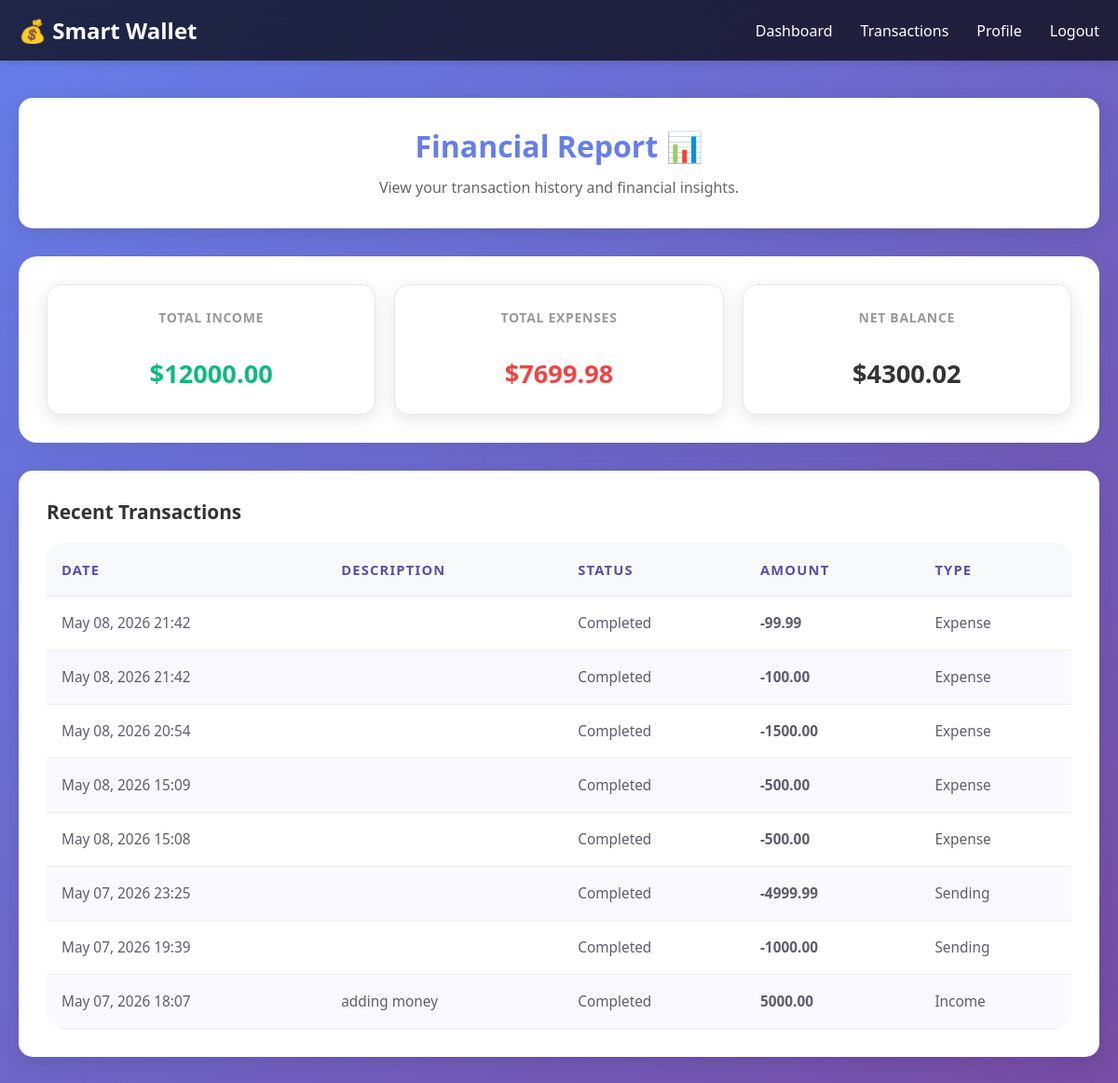
The app's page /user/view_report/ (signed in), older data.
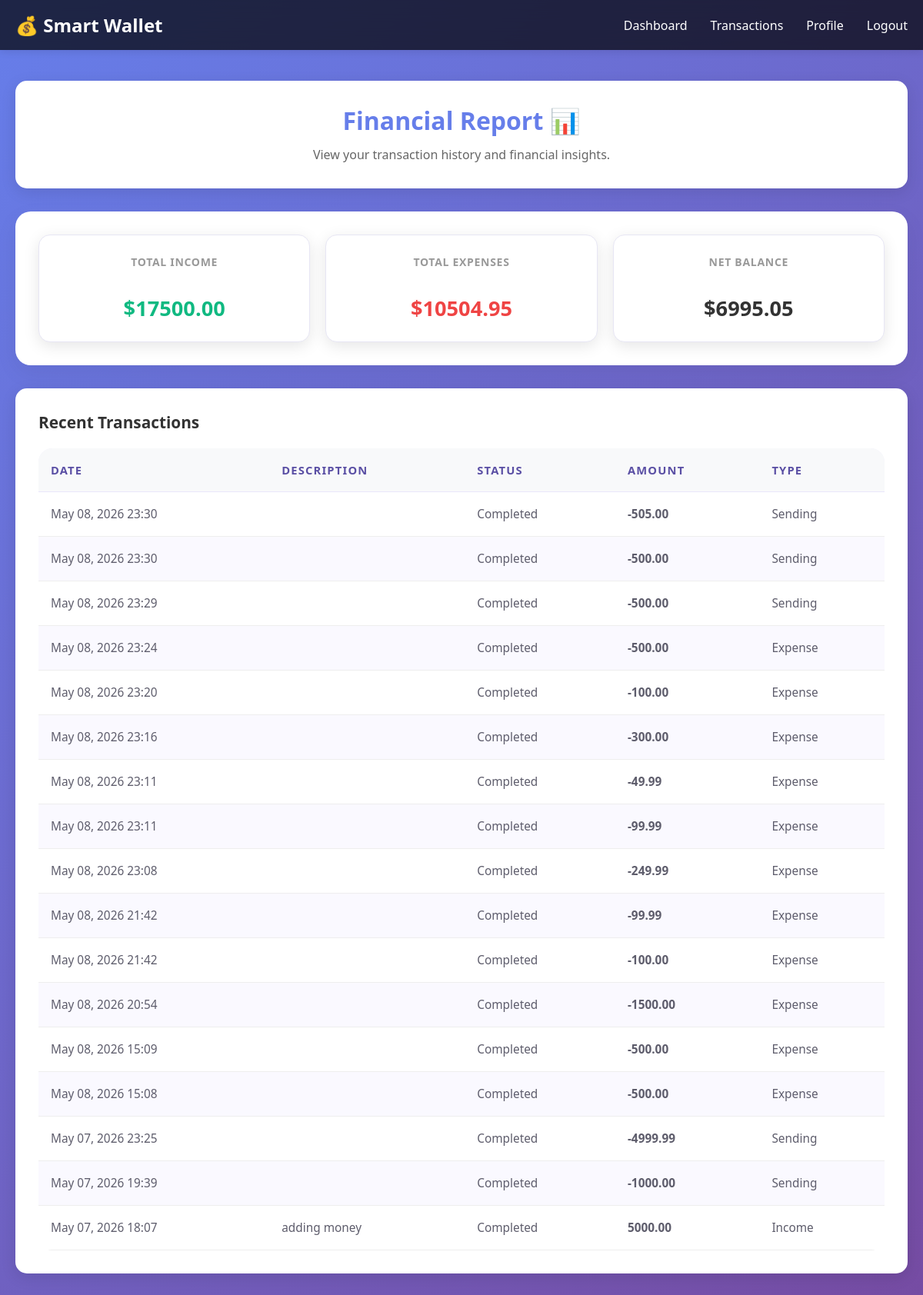
The same page, newer data.
### user/models.py (models this page shows, shortened)
class WalletUser(AbstractUser):
    email = models.EmailField(unique=True)

### transactions/models.py (models this page shows, shortened)
class Transaction(models.Model):
    TYPE_CHOICES = [
        ('income' , 'Income'),
        ('expense', 'Expense'),
        ('saving' , 'Saving'),
        ('send'   , 'Sending')
    ]
    reciever = models.ForeignKey('user.Wallet',
        on_delete=models.CASCADE,
        null = True,
        blank = True)
    fee = models.DecimalField(max_digits=10,decimal_places=2,default=0)
    wallet = models.ForeignKey('user.Wallet', on_delete=models.CASCADE, related_name='transactions')
    amount = models.DecimalField(max_digits=10, decimal_places=2)
    type = models.CharField(max_length=10, choices=TYPE_CHOICES)
    date = models.DateTimeField(auto_now_add=True)
    description = models.TextField(null=True, blank=True)
    budget = models.ForeignKey(
    'Budget',
    on_delete=models.CASCADE,
    related_name='transactions',
    null=True,
    blank=True
    )
    saving_goals = models.ForeignKey('SavingGoals'
        ,on_delete=models.CASCADE
        ,related_name='transactions'
        ,null=True
        ,blank=True)

### user/views.py (the view)
# urls.py: path('view_report/', views.view_report, name='view_report'),
@login_required
def view_report(request):
    user = _get_current_user(request)
    if not user:
        return redirect('login')
    try:
        wallet = user.wallet
    except models.Wallet.DoesNotExist:
        return redirect('login')
    user.total_balance = wallet.total_balance
    user.total_income = wallet.total_income
    user.total_expense = wallet.total_expense
    transaction = transactions_models.Transaction.objects.filter(wallet=wallet).order_by('-date')
    return render(request, 'view_report.html', {
        'user': user,
        'wallet': wallet,
        'transaction': transaction
    })

### user/views.py (called while the page is built)
def _get_current_user(request):
    user = request.user if request.user.is_authenticated else None
    if not user:
        user_id = request.session.get('user_id')
        if user_id:
            user = User.objects.filter(id=user_id).first()
    if user and not user.first_name:
        user.first_name = user.username
    return user

### templates/view_report.html (shortened to what this page needs)
<!DOCTYPE html>
{% load static %}
<html lang="en">
<head>
    <link rel="stylesheet" href="{% static 'css/style.css' %}">
</head>
<body id="report-body">
    <header id="report-header">
        <nav id="report-nav">
            <div class="logo">💰 Smart Wallet</div>
            <ul class="nav-links">
                <li><a href="{% url 'home' %}">Dashboard</a></li>
                <li><a href="{% url 'transactions' %}">Transactions</a></li>
                <li><a href="{% url 'profile' %}">Profile</a></li>
                <li><a href="{% url 'logout' %}">Logout</a></li>
            </ul>
        </nav>
    </header>
    <div class="container" id="report-container">
        <div class="report-section">
            <h1>Financial Report 📊</h1>
            <p>View your transaction history and financial insights.</p>
        </div>
        <div class="report-summary">
            <div class="summary-card">
                <h3>Total Income</h3>
                <p class="amount positive">${{ user.total_income|default:0 }}</p>
            </div>
            <div class="summary-card">
                <h3>Total Expenses</h3>
                <p class="amount negative">${{ user.total_expense|default:0 }}</p>
            </div>
            <div class="summary-card">
                <h3>Net Balance</h3>
                <p class="amount">${{ user.total_balance|default:0 }}</p>
            </div>
        </div>
        <div class="report-table">
            <h2>Recent Transactions</h2>
            <table>
                <thead>
                    <tr>
                        <th>Date</th>
                        <th>Description</th>
                        <th>Status</th>
                        <th>Amount</th>
                        <th>Type</th>
                    </tr>
                </thead>
                <tbody>
                    {% for t in transaction %}
                    <tr>
                        <td>{{ t.date|date:"M d, Y H:i" }}</td>
                        <td>{{ t.description }}</td>
                        <td><span class="badge badge-success">Completed</span></td>
                        <td class="{% if t.type == 'send' or t.type == 'expense' %}amount-negative{% else %}amount-positive{% endif %}">
                            {% if t.type == 'send' or t.type == 'expense' %}-{% endif %}{{ t.amount|floatformat:2 }}
                        </td>
                        <td>{{ t.get_type_display }}</td>
                    </tr>
                    {% empty %}
                    <tr>
                        <td colspan="5">No transactions found.</td>
                    </tr>
                    {% endfor %}
                </tbody>
            </table>
        </div>
    </div>
</body>
</html>

### static/css/style.css (style rules this page uses)
* { margin: 0; padding: 0; box-sizing: border-box; }
.logo { font-size: 24px; font-weight: bold; color: #fff; }
.nav-links { display: flex; gap: 30px; list-style: none; }
.nav-links a { color: #fff; text-decoration: none; transition: color 0.3s; }
.container { max-width: 1200px; margin: 0 auto; padding: 40px 20px; }
.amount-positive { color: #27ae60; }
.amount-negative { color: #e74c3c; }
#settings-header, #report-header { background: rgba(255, 255, 255, 0.85); backdrop-filter: blur(12px); box-shadow: 0 10px 30px rgba(0, 0, 0, 0.08); position: sticky; top: 0; z-index: 10; }
#settings-nav, #report-nav { max-width: 1200px; margin: 0 auto; padding: 1rem 20px; display: flex; justify-content: space-between; align-items: center; }
#settings-container, #report-container { max-width: 1100px; margin: 0 auto; padding: 40px 20px; }
.settings-section, .report-section { background: rgba(255, 255, 255, 0.92); border-radius: 22px; padding: 30px 35px; box-shadow: 0 15px 40px rgba(102, 126, 234, 0.12); margin-bottom: 30px; }
.settings-section h1, .report-section h1 { margin-bottom: 10px; font-size: 2rem; color: #3f3d56; }
.settings-section p, .report-section p { color: #5e5d6c; font-size: 1rem; line-height: 1.7; }
.settings-form, .report-summary, .report-table { background: white; border-radius: 20px; padding: 30px; box-shadow: 0 10px 30px rgba(0, 0, 0, 0.06); margin-bottom: 30px; }
.report-summary { display: grid; grid-template-columns: repeat(auto-fit, minmax(220px, 1fr)); gap: 20px; }
.summary-card { background: #f8f7ff; border: 1px solid #e7e6f4; border-radius: 18px; padding: 24px; min-height: 140px; display: flex; flex-direction: column; justify-content: space-between; }
.summary-card h3 { font-size: 1rem; color: #6c63ff; margin-bottom: 12px; text-transform: uppercase; letter-spacing: 0.05em; }
.summary-card .amount { font-size: 1.7rem; font-weight: 700; }
.report-table h2 { margin-bottom: 18px; color: #3f3d56; font-size: 1.3rem; }
.report-table table { width: 100%; border-collapse: collapse; overflow: hidden; border-radius: 18px; }
.report-table th, .report-table td { padding: 18px 16px; text-align: left; }
.report-table thead { background: #f2efff; }
.report-table th { font-size: 0.92rem; color: #5a4fa4; text-transform: uppercase; letter-spacing: 0.08em; border-bottom: 1px solid #e9e6fb; }
.report-table tbody tr { border-bottom: 1px solid #f0eff8; }
.report-table tbody tr:last-child { border-bottom: none; }
.report-table td { color: #5e5d6c; font-size: 0.96rem; }
.report-table tbody tr:nth-child(even) { background: #faf9ff; }
.positive { color: #27ae60; font-weight: 700; }
.negative { color: #e74c3c; font-weight: 700; }
.amount-positive { color: #16a34a; font-weight: 600; }
.amount-negative { color: #dc2626; font-weight: 600; }
#report-body { font-family: 'Segoe UI', Tahoma, Geneva, Verdana, sans-serif; background: linear-gradient(135deg, #667eea 0%, #764ba2 100%); min-height: 100vh; color: #333; }
#report-header { background-color: rgba(0, 0, 0, 0.7); padding: 1rem 0; box-shadow: 0 2px 10px rgba(0, 0, 0, 0.1); }
#report-nav { max-width: 1200px; margin: 0 auto; padding: 0 20px; display: flex; justify-content: space-between; align-items: center; }
#report-container { max-width: 1200px; margin: 0 auto; padding: 40px 20px; }
.report-section { background: white; border-radius: 15px; padding: 30px; margin-bottom: 30px; box-shadow: 0 5px 20px rgba(0, 0, 0, 0.1); text-align: center; }
.report-section h1 { color: #667eea; margin-bottom: 10px; }
.report-section p { color: #666; font-size: 16px; }
.report-summary { display: grid; grid-template-columns: repeat(auto-fit, minmax(250px, 1fr)); gap: 20px; margin-bottom: 30px; }
.summary-card { background: white; border-radius: 15px; padding: 25px; box-shadow: 0 5px 20px rgba(0, 0, 0, 0.1); text-align: center; }
.summary-card h3 { color: #999; text-transform: uppercase; margin-bottom: 10px; font-size: 14px; }
.amount { font-size: 24px; font-weight: bold; color: #333; }
.amount.positive { color: #10b981; }
.amount.negative { color: #ef4444; }
.report-table { background: white; border-radius: 15px; padding: 30px; box-shadow: 0 5px 20px rgba(0, 0, 0, 0.1); }
.report-table h2 { margin-bottom: 20px; color: #333; }
table { width: 100%; border-collapse: collapse; }
th, td { padding: 12px; text-align: left; border-bottom: 1px solid #eee; }
th { background-color: #f8f9fa; font-weight: 600; color: #333; }
.positive { color: #10b981; }
.negative { color: #ef4444; }

Row changes from the older to the newer data that the page shows:
computed for WalletUser: total_income "12000.00" → "17500.00"; total_expense "7699.98" → "10504.95"; total_balance "4300.02" → "6995.05"
added Transaction: date "May 08, 2026 23:30", amount "505.00", type "Sending"
added Transaction: date "May 08, 2026 23:30", amount "500.00", type "Sending"
added Transaction: date "May 08, 2026 23:29", amount "500.00", type "Sending"
added Transaction: date "May 08, 2026 23:24", amount "500.00", type "Expense"
added Transaction: date "May 08, 2026 23:20", amount "100.00", type "Expense"
added Transaction: date "May 08, 2026 23:16", amount "300.00", type "Expense"
added Transaction: date "May 08, 2026 23:11", amount "49.99", type "Expense"
added Transaction: date "May 08, 2026 23:11", amount "99.99", type "Expense"
added Transaction: date "May 08, 2026 23:08", amount "249.99", type "Expense"
